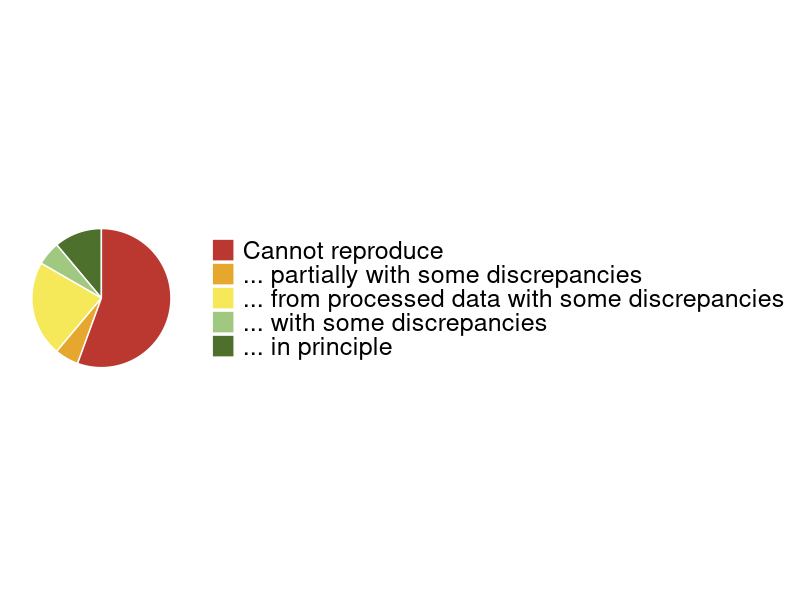
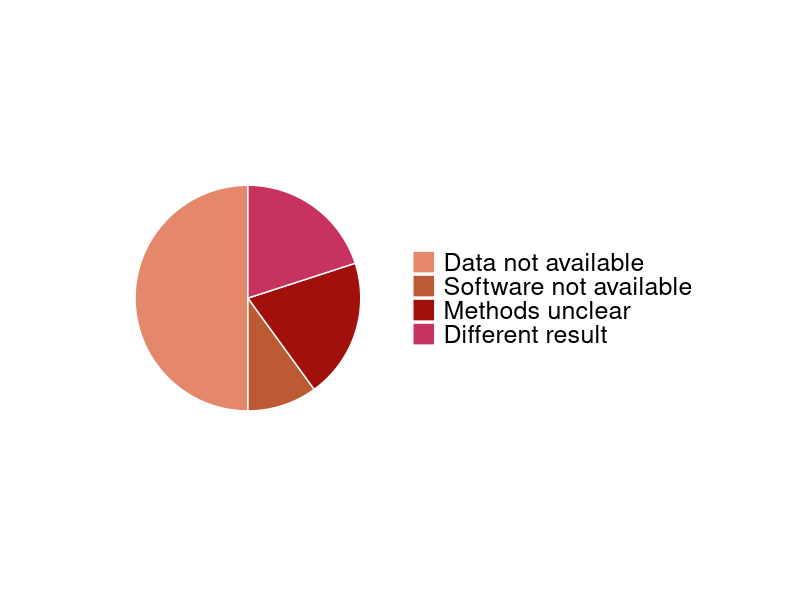

These charts were generated, in order, by the following R code:
## ---- chunk 1
#| echo: false
library(ggplot2)
library(gtable)
blank_theme <- theme_minimal() +
    theme(
        axis.title.x = element_blank(),
        axis.title.y = element_blank(),
        panel.border = element_blank(),
        panel.grid   = element_blank(),
        axis.ticks   = element_blank(),
        legend.title = element_blank())
## ---- chunk 2
#| echo: false
items = c("... in principle",
          "... with some discrepancies",
          "... from processed data with some discrepancies",
          "... partially with some discrepancies",
          "Cannot reproduce")
ioannidis_1 <- data.frame(
    result = factor(items, levels = items),
    value  = c(2, 1, 4, 1, 10))
items = c("Data not available",
          "Software not available",
          "Methods unclear",
          "Different result")
ioannidis_2 <- data.frame(
    result = factor(items, levels = items),
    value  = c(5, 1, 2, 2))
## ---- chunk 3
#| echo: false
#| fig-width: 10
#| fig-height: 5
pie_1_colours <- c("#4D702D","#A1C880","#F5E959","#E6A72E","#BA382F")
ggplot(ioannidis_1, aes(x    = "",
                        y    = value,
                        fill = result)) +
    geom_bar(width = 1,
             stat  = "identity",
             color = "white") +
    coord_polar("y", start = 0) +
    scale_fill_manual(values = pie_1_colours) +
    blank_theme +
    theme(axis.text.x     = element_blank(),
          legend.text     = element_text(size = 18),
          legend.position = "right") +
    guides(fill = guide_legend(reverse = TRUE))
## ---- chunk 4
#| echo: false
#| fig-width: 10
#| fig-height: 5
pie_2_colours <- c("#E5876B","#BC5B33","#A2100C","#C8325E")
ggplot(ioannidis_2, aes(x    = "",
                        y    = value,
                        fill = result)) +
    geom_bar(width = 1,
             stat  = "identity",
             color = "white") +
    coord_polar("y", start = 0) +
    scale_fill_manual(values = pie_2_colours) +
    blank_theme +
    theme(axis.text.x      = element_blank(),
          legend.position  = "right",
          legend.text      = element_text(size = 18),
          legend.direction = "vertical",
          plot.margin      = grid::unit(c(5, 5, 5, 5), 'lines'))
